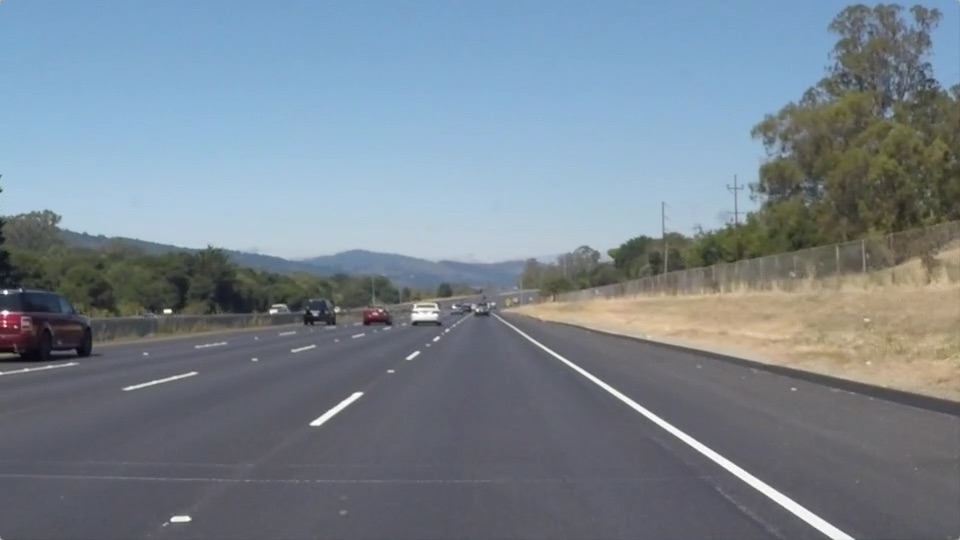
#> input picture 1-Computer-Vision-and-Deep-Learning/CarND-P1-Lane-Lines/test_images/solidWhiteRight.jpg, 960 x 540 px
$ jupyter execute --allow-errors P1.ipynb   (shell and % lines are left out)
#> lines starting #> are read from the running program, lines starting #| are printed output that depends on the picture; after the words box and inside, x2 and y2 are one past the last pixel; in counts of white or black regions, pixels touching at a corner belong together
# Self-Driving Car Engineer Nanodegree

## Project: **Finding Lane Lines on the Road**
***
In this project, you will use the tools you learned about in the lesson to identify lane lines on the road.  You can develop your pipeline on a series of individual images, and later apply the result to a video stream (really just a series of images). Check out the video clip "raw-lines-example.mp4" (also contained in this repository) to see what the output should look like after using the helper functions below.

Once you have a result that looks roughly like "raw-lines-example.mp4", you'll need to get creative and try to average and/or extrapolate the line segments you've detected to map out the full extent of the lane lines.  You can see an example of the result you're going for in the video "P1_example.mp4".  Ultimately, you would like to draw just one line for the left side of the lane, and one for the right.

In addition to implementing code, there is a brief writeup to complete. The writeup should be completed in a separate file, which can be either a markdown file or a pdf document. There is a [write up template](https://github.com/udacity/CarND-LaneLines-P1/blob/master/writeup_template.md) that can be used to guide the writing process. Completing both the code in the Ipython notebook and the writeup template will cover all of the [rubric points](https://review.udacity.com/#!/rubrics/322/view) for this project.

---
Let's have a look at our first image called 'test_images/solidWhiteRight.jpg'.  Run the 2 cells below (hit Shift-Enter or the "play" button above) to display the image.

**Note: If, at any point, you encounter frozen display windows or other confounding issues, you can always start again with a clean slate by going to the "Kernel" menu above and selecting "Restart & Clear Output".**

---

**The tools you have are color selection, region of interest selection, grayscaling, Gaussian smoothing, Canny Edge Detection and Hough Tranform line detection.  You  are also free to explore and try other techniques that were not presented in the lesson.  Your goal is piece together a pipeline to detect the line segments in the image, then average/extrapolate them and draw them onto the image for display (as below).  Once you have a working pipeline, try it out on the video stream below.**

---

<figure>

 <figcaption>
 <p></p>
 <p style="text-align: center;"> Your output should look something like this (above) after detecting line segments using the helper functions below </p>
 </figcaption>
</figure>
 <p></p>
<figure>

 <figcaption>
 <p></p>
 <p style="text-align: center;"> Your goal is to connect/average/extrapolate line segments to get output like this</p>
 </figcaption>
</figure>

**Run the cell below to import some packages.  If you get an `import error` for a package you've already installed, try changing your kernel (select the Kernel menu above --> Change Kernel).  Still have problems?  Try relaunching Jupyter Notebook from the terminal prompt.  Also, consult the forums for more troubleshooting tips.**

## Import Packages

[cell 1]
#importing some useful packages
import matplotlib.pyplot as plt
import matplotlib.image as mpimg
import numpy as np
import cv2

## Read in an Image

[cell 2]
#reading in an image
image = mpimg.imread('test_images/solidWhiteRight.jpg')
#> image is the input picture: shape (540, 960, 3); mean R, G, B 120.3, 132.6, 143.7

#printing out some stats and plotting
print('This image is:', type(image), 'with dimensions:', image.shape)
#| This image is: <class 'numpy.ndarray'> with dimensions: (540, 960, 3)
plt.imshow(image)  # if you wanted to show a single color channel image called 'gray', for example, call as plt.imshow(gray, cmap='gray')

## Ideas for Lane Detection Pipeline

**Some OpenCV functions (beyond those introduced in the lesson) that might be useful for this project are:**

`cv2.inRange()` for color selection
`cv2.fillPoly()` for regions selection
`cv2.line()` to draw lines on an image given endpoints
`cv2.addWeighted()` to coadd / overlay two images
`cv2.cvtColor()` to grayscale or change color
`cv2.imwrite()` to output images to file
`cv2.bitwise_and()` to apply a mask to an image

**Check out the OpenCV documentation to learn about these and discover even more awesome functionality!**

## Helper Functions

Below are some helper functions to help get you started. They should look familiar from the lesson!

[cell 3]
import math

# [17 lines of commented-out code are left out]


def grayscale(img):
    """Applies the Grayscale transform
    This will return an image with only one color channel
    but NOTE: to see the returned image as grayscale
    (assuming your grayscaled image is called 'gray')
    you should call plt.imshow(gray, cmap='gray')"""
    return cv2.cvtColor(img, cv2.COLOR_RGB2GRAY)
    # Or use BGR2GRAY if you read an image with cv2.imread()
    # return cv2.cvtColor(img, cv2.COLOR_BGR2GRAY)

def canny(img, low_threshold, high_threshold):
    """Applies the Canny transform"""
    return cv2.Canny(img, low_threshold, high_threshold)

def gaussian_blur(img, kernel_size):
    """Applies a Gaussian Noise kernel"""
    return cv2.GaussianBlur(img, (kernel_size, kernel_size), 0)

def region_of_interest(img, vertices):
    """
    Applies an image mask.

    Only keeps the region of the image defined by the polygon
    formed from `vertices`. The rest of the image is set to black.
    """
    #defining a blank mask to start with
    mask = np.zeros_like(img)

    #defining a 3 channel or 1 channel color to fill the mask with depending on the input image
    if len(img.shape) > 2:
        channel_count = img.shape[2]  # i.e. 3 or 4 depending on your image
        ignore_mask_color = (255,) * channel_count
    else:
        ignore_mask_color = 255

    #filling pixels inside the polygon defined by "vertices" with the fill color
    cv2.fillPoly(mask, vertices, ignore_mask_color)

    #returning the image only where mask pixels are nonzero
    masked_image = cv2.bitwise_and(img, mask)
    return masked_image


def draw_lines(img, lines, color=[255, 0, 0], thickness=2):
    """
    NOTE: this is the function you might want to use as a starting point once you want to
    average/extrapolate the line segments you detect to map out the full
    extent of the lane (going from the result shown in raw-lines-example.mp4
    to that shown in P1_example.mp4).

    Think about things like separating line segments by their
    slope ((y2-y1)/(x2-x1)) to decide which segments are part of the left
    line vs. the right line.  Then, you can average the position of each of
    the lines and extrapolate to the top and bottom of the lane.

    This function draws `lines` with `color` and `thickness`.
    Lines are drawn on the image inplace (mutates the image).
    If you want to make the lines semi-transparent, think about combining
    this function with the weighted_img() function below
    """
    positive_lines_x = []
    positive_lines_y = []
    negative_lines_x = []
    negative_lines_y = []

    slope_threshold = 0.4

    for line in lines:
        for x1,y1,x2,y2 in line:

            slope = (y2-y1)/(x2-x1)
            if slope > slope_threshold and x1 > img.shape[1] * 0.5 and x2 > img.shape[1] * 0.5:
                positive_lines_x.extend([x1, x2])
                positive_lines_y.extend([y1, y2])
            elif slope < - slope_threshold and x1 < img.shape[1] * 0.5 and x2 < img.shape[1] * 0.5:
                negative_lines_x.extend([x1, x2])
                negative_lines_y.extend([y1, y2])

    # average the positive and negative lines
    positive_lines = np.polyfit(positive_lines_x, positive_lines_y, 1)
    negative_lines = np.polyfit(negative_lines_x, negative_lines_y, 1)

    # find positive points of the full extent
    y1_positive = img.shape[0]
    y2_positive = img.shape[0] * 0.6
    x1_positive = (y1_positive - positive_lines[1]) / positive_lines[0]
    x2_positive = (y2_positive - positive_lines[1]) / positive_lines[0]

    # find negative points of the full extent
    y1_negative = img.shape[0]
    y2_negative = img.shape[0] * 0.6
    x1_negative = (y1_negative - negative_lines[1]) / negative_lines[0]
    x2_negative = (y2_negative - negative_lines[1]) / negative_lines[0]

    # plot lines
    cv2.line(img, (int(x1_positive), int(y1_positive)), (int(x2_positive), int(y2_positive)), color, thickness=10)
    cv2.line(img, (int(x1_negative), int(y1_negative)), (int(x2_negative), int(y2_negative)), color, thickness=10)


#     for line in lines:
#         for x1,y1,x2,y2 in line:

#             # plot lines
#             cv2.line(img, (x1, y1), (x2, y2), color, thickness)


def hough_lines(img, rho, theta, threshold, min_line_len, max_line_gap):
    """
    `img` should be the output of a Canny transform.

    Returns an image with hough lines drawn.
    """
    lines = cv2.HoughLinesP(img, rho, theta, threshold, np.array([]), minLineLength=min_line_len, maxLineGap=max_line_gap)
    line_img = np.zeros((img.shape[0], img.shape[1], 3), dtype=np.uint8)
    draw_lines(line_img, lines)
    return line_img

# Python 3 has support for cool math symbols.

def weighted_img(img, initial_img, α=0.8, β=1., γ=0.):
    """
    `img` is the output of the hough_lines(), An image with lines drawn on it.
    Should be a blank image (all black) with lines drawn on it.

    `initial_img` should be the image before any processing.

    The result image is computed as follows:

    initial_img * α + img * β + γ
    NOTE: initial_img and img must be the same shape!
    """
    return cv2.addWeighted(initial_img, α, img, β, γ)

## Test Images

Build your pipeline to work on the images in the directory "test_images"
**You should make sure your pipeline works well on these images before you try the videos.**

[cell 4]
import os
os.listdir("test_images/")

## Build a Lane Finding Pipeline

Build the pipeline and run your solution on all test_images. Make copies into the `test_images_output` directory, and you can use the images in your writeup report.

Try tuning the various parameters, especially the low and high Canny thresholds as well as the Hough lines parameters.

[cell 5]
# TODO: Build your pipeline that will draw lane lines on the test_images
# then save them to the test_images_output directory.

root_dir = "test_images/" # set the root directory

plt.rcParams["figure.figsize"] = (50,100)  # set the figure size

for _, _, files in os.walk(root_dir):
    index = 0
    for file in files:
        # set up a figure
        index += 1
        fig = plt.figure(index)

        image = mpimg.imread(root_dir + file)
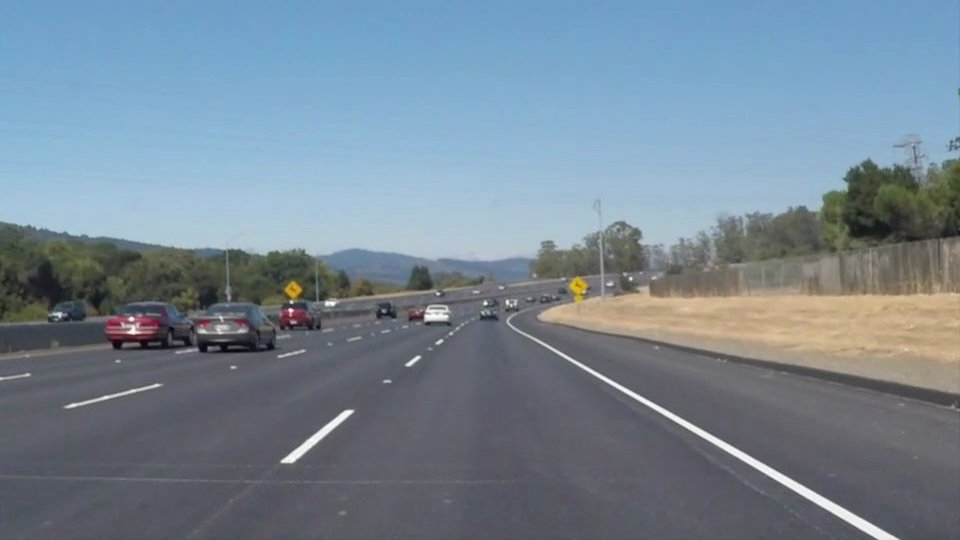
#> input picture 1-Computer-Vision-and-Deep-Learning/CarND-P1-Lane-Lines/test_images/solidWhiteCurve.jpg, 960 x 540 px
#> image is the input picture: shape (540, 960, 3); mean R, G, B 118.5, 134.5, 148.1

        #printing out some stats and plotting
        print('This image is:', type(image), 'with dimensions:', image.shape)
#| This image is: <class 'numpy.ndarray'> with dimensions: (540, 960, 3)
        fig.add_subplot(1,8,1)
        plt.imshow(image)
        plt.title('Original image')

# [6 lines of commented-out code are left out]
        gray = grayscale(image)
#> in grayscale, `return cv2.cvtColor(img, cv2.COLOR_RGB2GRAY)`:
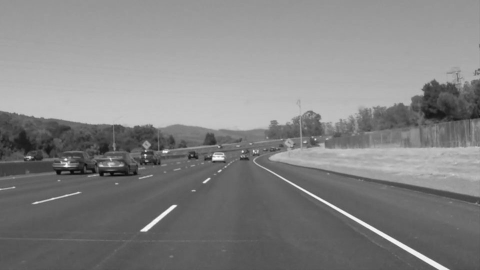
#> returned value: shape (540, 960) (shown at 1/2 size); min 5, max 255, mean 131.2
        fig.add_subplot(1,8,2)
        plt.imshow(gray, cmap='gray')
        plt.title('Gray image')

        # Gaussian blur
        gray_blur = gaussian_blur(gray, 5)
        fig.add_subplot(1,8,3)
        plt.imshow(gray, cmap='gray')
        plt.title('Blurred gray image')

        # Canny edge detection
        edges = canny(gray_blur, 80, 100)
#> in canny, `return cv2.Canny(img, low_threshold, high_threshold)`:
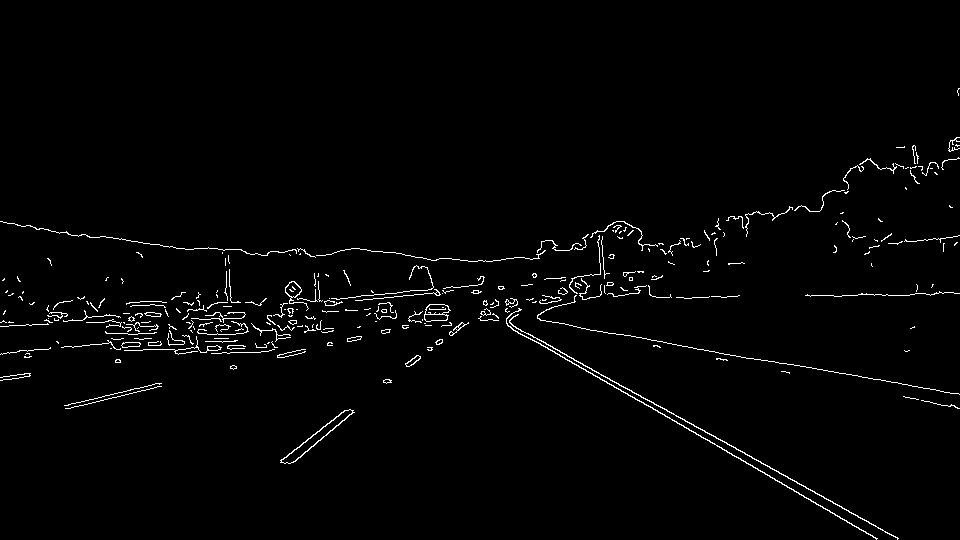
#> returned value: shape (540, 960); 1.7% white in thin lines or dots, all inside (x1, y1, x2, y2) = (0, 88, 960, 540)
        fig.add_subplot(1,8,4)
        plt.imshow(edges, cmap='gray')
        plt.title('Canny edge detection')

        # Region of Interest
        height = edges.shape[0]
        width = edges.shape[1]
        vertices = np.array([[(width * 0.47, height * 0.6), (width * 0, height), (width * 1, height), (width * 0.52, height * 0.6)]], dtype=np.int32)
        masked_image = region_of_interest(edges, vertices)
#> in region_of_interest, `cv2.fillPoly(mask, vertices, ignore_mask_color)`:
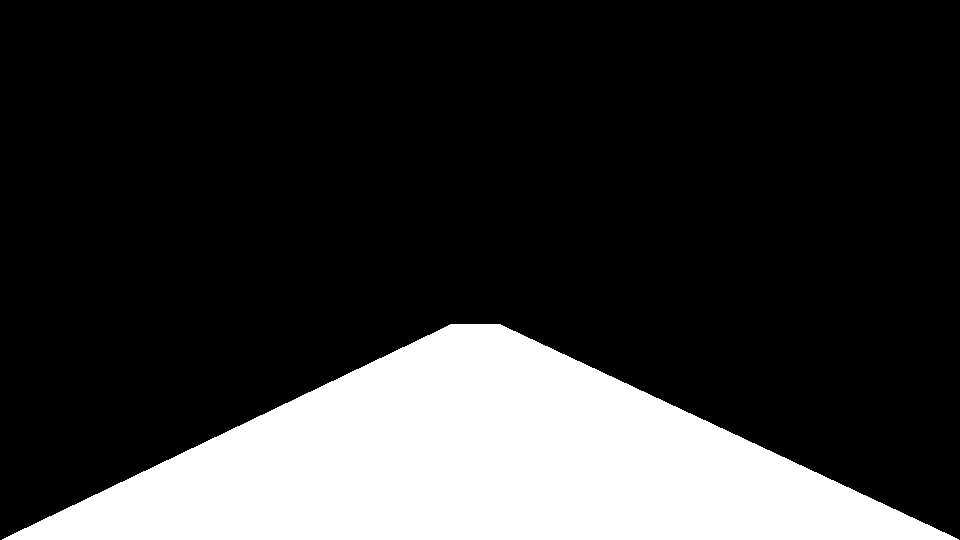
#> mask: shape (540, 960); 21% white; 1 white region, box (x1, y1, x2, y2) and area: (2, 324, 959, 540) 108887
#> in region_of_interest, `masked_image = cv2.bitwise_and(img, mask)`:
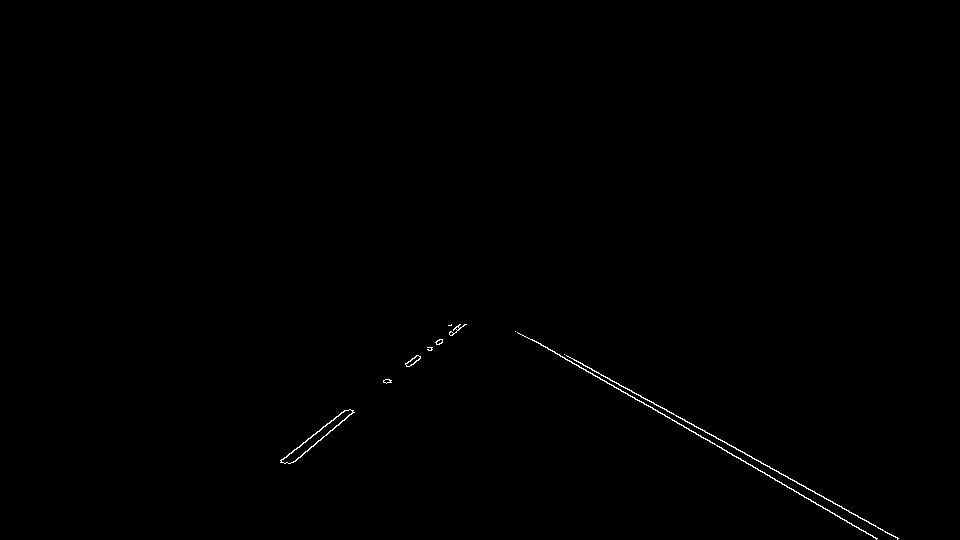
#> masked_image: shape (540, 960); 0.29% white in thin lines or dots, all inside (x1, y1, x2, y2) = (280, 324, 899, 540)
        fig.add_subplot(1,8,5)
        plt.imshow(masked_image, cmap='gray')
        plt.title('Region of Interest')

        # Hough transform
        line_image = hough_lines(masked_image, rho=1, theta=np.pi/180, threshold=10, min_line_len=15, max_line_gap=5)
#> in hough_lines, `lines = cv2.HoughLinesP(img, rho, theta, threshold, np.array([]), minL..`: lines = 13 rows, first 6: [529, 338, 877, 538], [566, 355, 897, 538], [281, 460, 345, 410], [293, 462, 342, 420], [313, 446, 353, 412], [450, 335, 465, 324]
#> the loop in draw_lines, `for line in lines:` made 13 passes
#> after the loop in draw_lines, `for line in lines:`: negative_lines_x = [281, 345, 293, 342, 313, 353, 450, 465, 322, 344, 282, 317, 295, 330]; negative_lines_y = [460, 410, 462, 420, 446, 412, 335, 324, 427, 410, 459, 431, 461, 431]; positive_lines_x = [529, 877, 566, 897, 536, 839, 515, 530, 649, 898, 564, 647]; positive_lines_y = [338, 538, 355, 538, 341, 516, 331, 339, 400, 538, 354, 400]
#> in draw_lines, `positive_lines = np.polyfit(positive_lines_x, positive_lines_y, 1)`: positive_lines = [0.559, 40.56]
#> in draw_lines, `negative_lines = np.polyfit(negative_lines_x, negative_lines_y, 1)`: negative_lines = [-0.767, 679.7]
#> in draw_lines, `x1_positive = (y1_positive - positive_lines[1]) / positive_lines[0]`: x1_positive = 892.9
#> in draw_lines, `x2_positive = (y2_positive - positive_lines[1]) / positive_lines[0]`: x2_positive = 506.7
#> in draw_lines, `x1_negative = (y1_negative - negative_lines[1]) / negative_lines[0]`: x1_negative = 182.2
#> in draw_lines, `x2_negative = (y2_negative - negative_lines[1]) / negative_lines[0]`: x2_negative = 464
#> in draw_lines, `cv2.line(img, (int(x1_negative), int(y1_negative)), (int(x2_negative),..`:
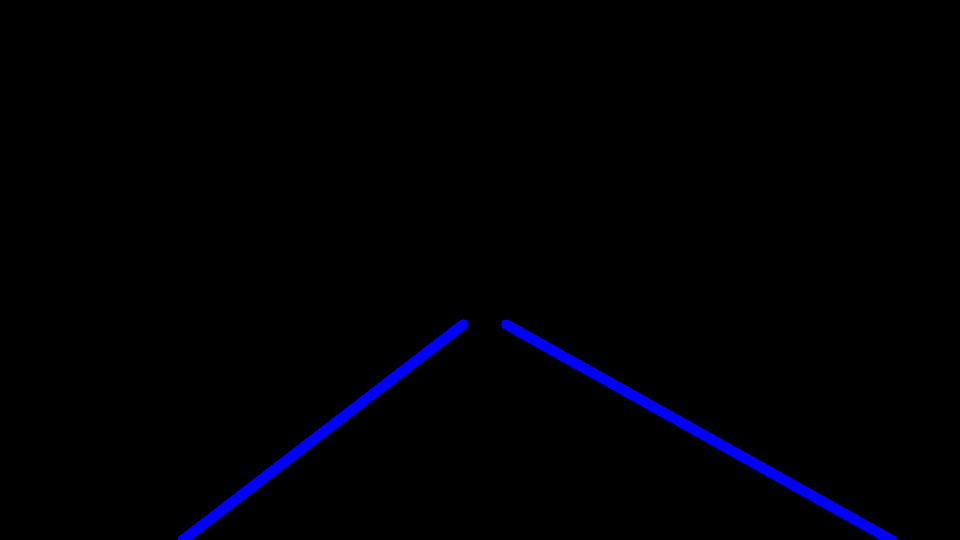
#> img: shape (540, 960, 3); mean of channels 0, 1, 2 4.2, 0, 0; drawn as B, G, R
        fig.add_subplot(1,8,6)
        lined_original_img = weighted_img(line_image, image, α=0.8, β=1., γ=0.)
#> in weighted_img, `return cv2.addWeighted(initial_img, α, img, β, γ)`:
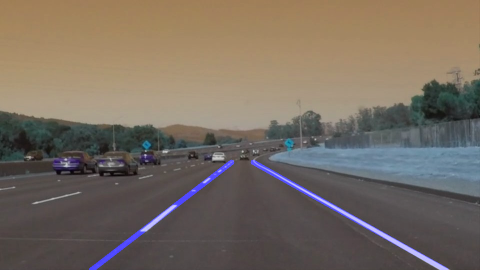
#> returned value: shape (540, 960, 3) (shown at 1/2 size); mean of channels 0, 1, 2 97, 107.6, 118.5; drawn as B, G, R
        plt.imshow(lined_original_img)
        plt.title('Hough transform')
        fig.savefig('test.jpg', bbox_inches='tight')
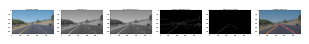
#> figure drawn by matplotlib, 6 panels
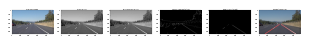
#> figure drawn by matplotlib, 6 panels

## Test on Videos

You know what's cooler than drawing lanes over images? Drawing lanes over video!

We can test our solution on two provided videos:

`solidWhiteRight.mp4`

`solidYellowLeft.mp4`

**Note: if you get an import error when you run the next cell, try changing your kernel (select the Kernel menu above --> Change Kernel). Still have problems? Try relaunching Jupyter Notebook from the terminal prompt. Also, consult the forums for more troubleshooting tips.**

**If you get an error that looks like this:**
```
NeedDownloadError: Need ffmpeg exe.
You can download it by calling:
imageio.plugins.ffmpeg.download()
```
**Follow the instructions in the error message and check out [this forum post](https://discussions.udacity.com/t/project-error-of-test-on-videos/274082) for more troubleshooting tips across operating systems.**

[cell 6]
# Import everything needed to edit/save/watch video clips
from moviepy.editor import VideoFileClip
from IPython.display import HTML

[cell 7]
# global ii
# ii = 0

[cell 8]
# [74 lines left out: function process_image, not called in this run]

Let's try the one with the solid white lane on the right first ...

[cell 9]
white_output = 'test_videos_output/solidWhiteRight.mp4'
#> white_output = 'test_videos_output/solidWhiteRight.mp4'
## To speed up the testing process you may want to try your pipeline on a shorter subclip of the video
## To do so add .subclip(start_second,end_second) to the end of the line below
## Where start_second and end_second are integer values representing the start and end of the subclip
## You may also uncomment the following line for a subclip of the first 5 seconds
##clip1 = VideoFileClip("test_videos/solidWhiteRight.mp4").subclip(0,5)
#> (the rest of this cell did not finish here and is left out)
